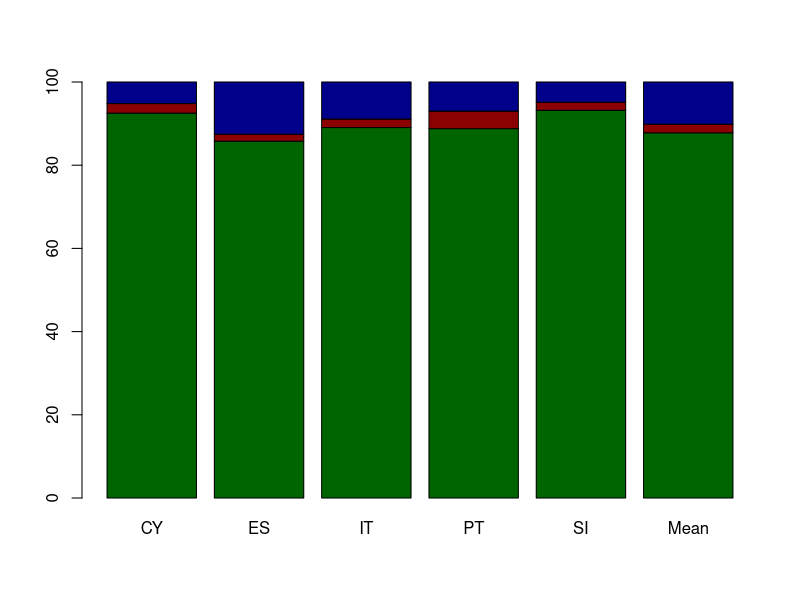
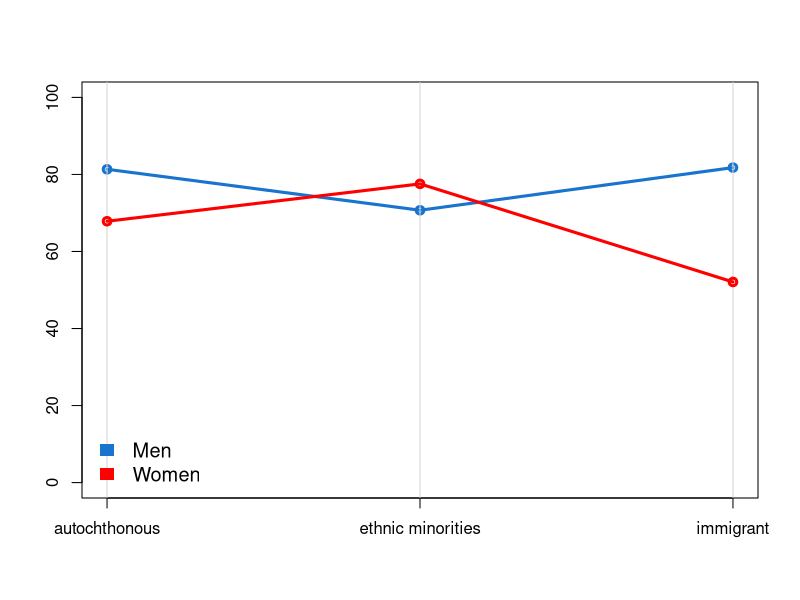
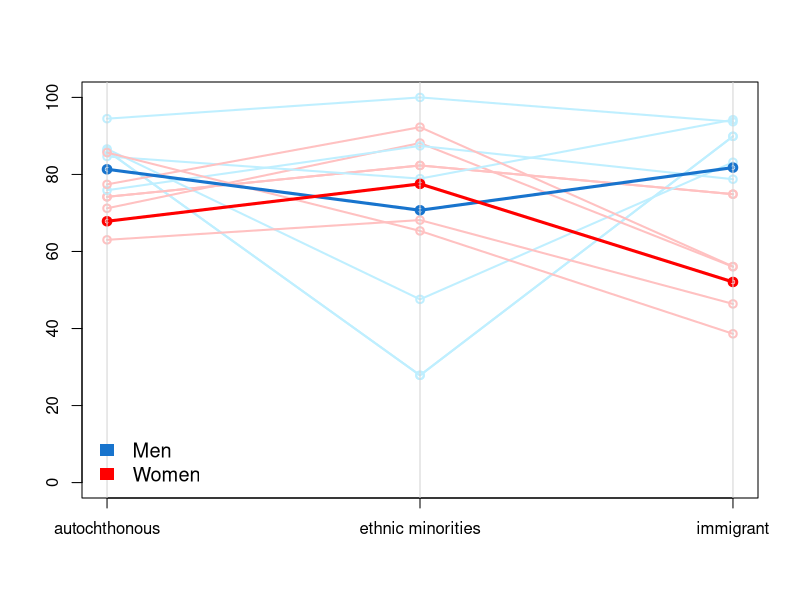
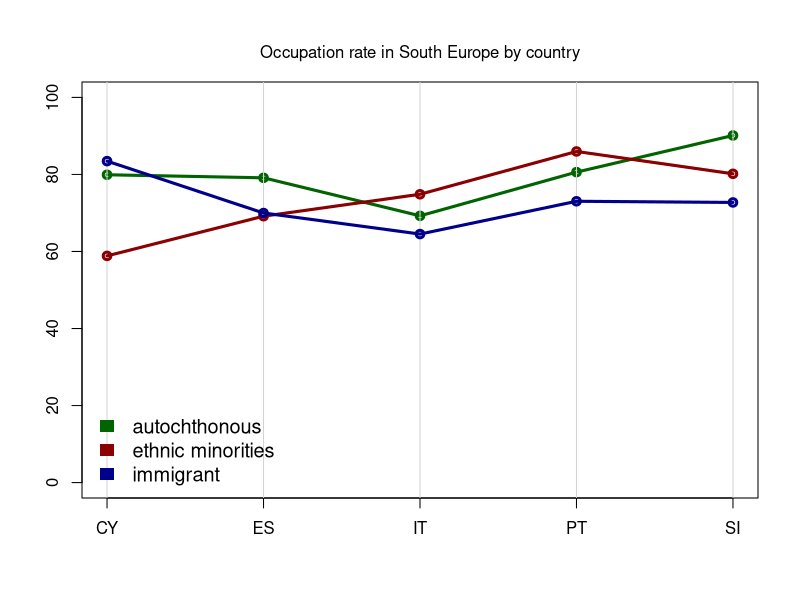
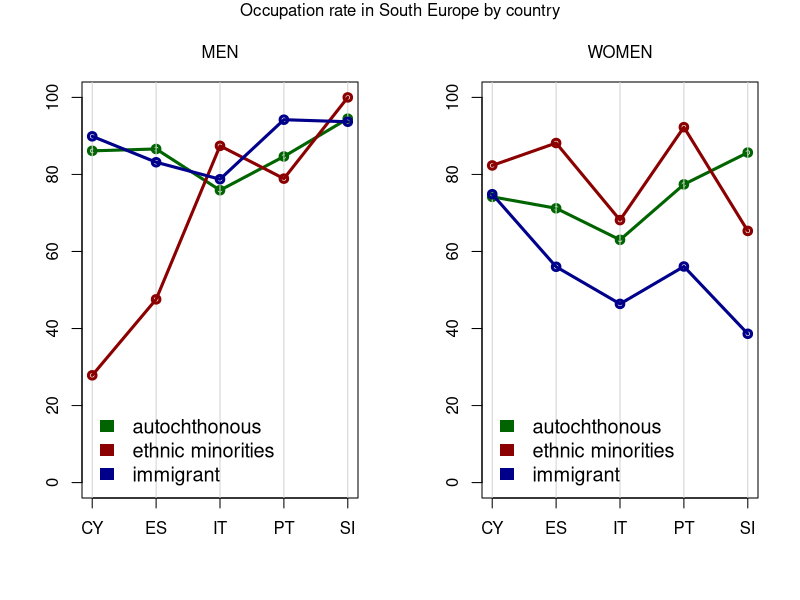

Reproduce these figures in R, in order.
# - - - - - - - - - - EXPLORATIVE DATA ANALYSIS - CITIZENSHIP - - - - - - - - - - #

#### load the dataset ####

work <- read.csv('Data_Cleaning/data_work.csv', header = T)

# Focus on south Europe
work <- work[work$rgn == 'South Europe', ]
work$rgn <- NULL

# Extract vector containing the countries labels
work$cntry <- as.factor(work$cntry)
work$cntry <- droplevels(work$cntry)
country <-  levels(work$cntry)

# Merge native and autochthonous
work$ctzmod[work$ctzmod == 'native'] <- 'autochthonous'

# Convert ctzmod in factor and drop levels
work$ctzmod <- as.factor(work$ctzmod)
work$ctzmod <- droplevels(work$ctzmod)

#### Define the weights design ####
library(survey)

design <- svydesign(ids = ~psu, strata = ~stratum, weights = ~anweight, nest = T, 
                    data = work)


#### CTZMOD: overall composition of the countries ####

# Compute composition of each country .....................................

composition.tot <- NULL
for( cnt in country){
  tabnostd <- svytable(~ctzmod, subset(design, cntry == cnt))
  composition.tot <- cbind(composition.tot, tabnostd)
}
colnames(composition.tot) <- country

# Convert in percentage
for( i in 1:dim(composition.tot)[2] ){
  composition.tot[,i] <- composition.tot[,i]/sum(composition.tot[,i])*100
}

rm(cnt)



# Add the average
composition.south.mean <- svytable(~ctzmod, design)
composition.south.mean <- composition.south.mean/sum(composition.south.mean)*100
composition.south <- cbind(composition.tot, composition.south.mean)
colnames(composition.south) <- c(country, 'Mean')

rm(composition.south.mean)



# PLOT

par(mfrow = c(1,1))
barplot(composition.south,
        col = c('darkgreen', 'darkred', 'darkblue'),
        ylim = c(0,100))
# title('South Europe')


#### Employment rate by gender in South Europe ####

# for each country:
country <- unique(work$cntry)
occupation.south.male.country <- occupation.south.female.country <- NULL
for (cnt in country){
  occupation.south.male.cnt.tab <- svytable(~ctzmod+pdwrk, subset(design, gndr == 'male' & cntry == cnt))
  occupation.south.female.cnt.tab <- svytable(~ctzmod+pdwrk, subset(design, gndr == 'female' & cntry == cnt))
  occupation.south.male.cnt <- occupation.south.male.cnt.tab[,2]/rowSums(occupation.south.male.cnt.tab)*100
  occupation.south.female.cnt <- occupation.south.female.cnt.tab[,2]/rowSums(occupation.south.female.cnt.tab)*100
  occupation.south.male.country <- rbind(occupation.south.male.country, occupation.south.male.cnt)
  occupation.south.female.country <- rbind(occupation.south.female.country, occupation.south.female.cnt)
}
rownames(occupation.south.male.country) <- country
rownames(occupation.south.female.country) <- country

# overall mean:
occupation.south.male.tab <- svytable(~ctzmod+pdwrk, subset(design, gndr == 'male'))
occupation.south.female.tab <- svytable(~ctzmod+pdwrk, subset(design, gndr == 'female'))
occupation.south.male <- occupation.south.male.tab[,2]/rowSums(occupation.south.male.tab)*100
occupation.south.female <- occupation.south.female.tab[,2]/rowSums(occupation.south.female.tab)*100

rm(occupation.south.male.cnt.tab, occupation.south.female.cnt.tab, 
   occupation.south.male.cnt, occupation.south.female.cnt, 
   occupation.south.male.tab, occupation.south.female.tab)


par(mfrow = c(1,1))
plot(1:3, occupation.south.male, type = 'o', col = 'dodgerblue3', lwd = 3,
     ylim = c(0,100), xlab = '', ylab = '', xaxt = 'n')
# mtext('Occupation rate in South Europe', side=3, line = 1)
axis(1, at=1:3, names(occupation.south.male))
abline(v=1:3, col = 'lightgrey')
points(1:3, occupation.south.female, type = 'o', col = 'red', lwd = 3)
legend('bottomleft', legend = c('Men', 'Women'), 
       fill = c('dodgerblue3','red'), 
       border = NA, 
       cex = 1.2,
       bty = 'n')




par(mfrow = c(1,1))
plot(1:3, occupation.south.male.country[1,], type = 'o', col = 'lightblue1', lwd = 2,
     ylim = c(0,100), xlab = '', ylab = '', xaxt = 'n')
points(1:3, occupation.south.female.country[1,], type = 'o', col = 'rosybrown1', lwd = 2)
for (i in 1:length(country)){
  points(1:3, occupation.south.male.country[i,], type = 'o', col = 'lightblue1', lwd = 2)
  points(1:3, occupation.south.female.country[i,], type = 'o', col = 'rosybrown1', lwd = 2)
}
points(1:3, occupation.south.male, type = 'o', col = 'dodgerblue3', lwd = 3)
points(1:3, occupation.south.female, type = 'o', col = 'red', lwd = 3)
# mtext('Occupation rate in South Europe', side=3, line = 1)
axis(1, at=1:3, names(occupation.south.male))
abline(v=1:3, col = 'lightgrey')
legend('bottomleft', legend = c('Men', 'Women'), 
       fill = c('dodgerblue3','red'), 
       border = NA, 
       cex = 1.2,
       bty = 'n')


rm(occupation.south, occupation.south.female)


#### CTZMOD: Difference between countries WITHOUT GENDER ####

occupation.south.NOgender <- NULL
for( cnt in country){
  tabnostd <- svytable(~ctzmod+pdwrk, subset(design, cntry == cnt))
  tabnostd <- tabnostd[,2]/rowSums(tabnostd)*100
  occupation.south.NOgender <- cbind(occupation.south.NOgender, tabnostd)
}
colnames(occupation.south.NOgender) <- country

rm(tabnostd)


par(mfrow = c(1,1))
plot(1:5, occupation.south.NOgender[1,], type = 'o', col = 'darkgreen', lwd = 3,
     ylim = c(0,100), xlab = '', ylab = '', xaxt = 'n')
mtext('Occupation rate in South Europe by country', side=3, line = 1)
axis(1, at=1:5, colnames(occupation.south.NOgender))
abline(v=1:5, col = 'lightgrey')
points(1:5, occupation.south.NOgender[2,], type = 'o', col = 'darkred', lwd = 3)
points(1:5, occupation.south.NOgender[3,], type = 'o', col = 'darkblue', lwd = 3)
legend('bottomleft', legend = rownames(occupation.south.NOgender), 
       fill = c('darkgreen', 'darkred', 'darkblue'), 
       border = NA, 
       cex = 1.2,
       bty = 'n')


#### CTZMOD: Difference between countries WITH GENDER ####


occupation.south.male <- occupation.south.female <- NULL
for( cnt in country){
  tabnostd.male <- svytable(~ctzmod+pdwrk, subset(design, gndr == 'male' & cntry == cnt))
  tabnostd.male <- tabnostd.male[,2]/rowSums(tabnostd.male)*100
  occupation.south.male <- cbind(occupation.south.male, tabnostd.male)
  
  tabnostd.female <- svytable(~ctzmod+pdwrk, subset(design, gndr == 'female' & cntry == cnt))
  tabnostd.female <- tabnostd.female[,2]/rowSums(tabnostd.female)*100
  occupation.south.female <- cbind(occupation.south.female, tabnostd.female)
}
colnames(occupation.south.male) <- country
colnames(occupation.south.female) <- country

rm(tabnostd.male, tabnostd.female)


par(mfrow = c(1,2))
plot(1:5, occupation.south.male[1,], type = 'o', col = 'darkgreen', lwd = 3,
     ylim = c(0,100), xlab = '', ylab = '', xaxt = 'n')
mtext('MEN', side=3, line = 1)
axis(1, at=1:5, colnames(occupation.south.male))
abline(v=1:5, col = 'lightgrey')
points(1:5, occupation.south.male[2,], type = 'o', col = 'darkred', lwd = 3)
points(1:5, occupation.south.male[3,], type = 'o', col = 'darkblue', lwd = 3)
legend('bottomleft', legend = rownames(occupation.south.male), 
       fill = c('darkgreen', 'darkred', 'darkblue'), 
       border = NA, 
       cex = 1.2,
       bty = 'n')
plot(1:5, occupation.south.female[1,], type = 'o', col = 'darkgreen', lwd = 3,
     ylim = c(0,100), xlab = '', ylab = '', xaxt = 'n')
mtext('WOMEN', side=3, line = 1)
axis(1, at=1:5, colnames(occupation.south.female))
abline(v=1:5, col = 'lightgrey')
points(1:5, occupation.south.female[2,], type = 'o', col = 'darkred', lwd = 3)
points(1:5, occupation.south.female[3,], type = 'o', col = 'darkblue', lwd = 3)
legend('bottomleft', legend = rownames(occupation.south.female), 
       fill = c('darkgreen', 'darkred', 'darkblue'), 
       border = NA, 
       cex = 1.2,
       bty = 'n')
mtext('Occupation rate in South Europe by country', outer = T, side=3, line = -1)

rm(cnt, i)
